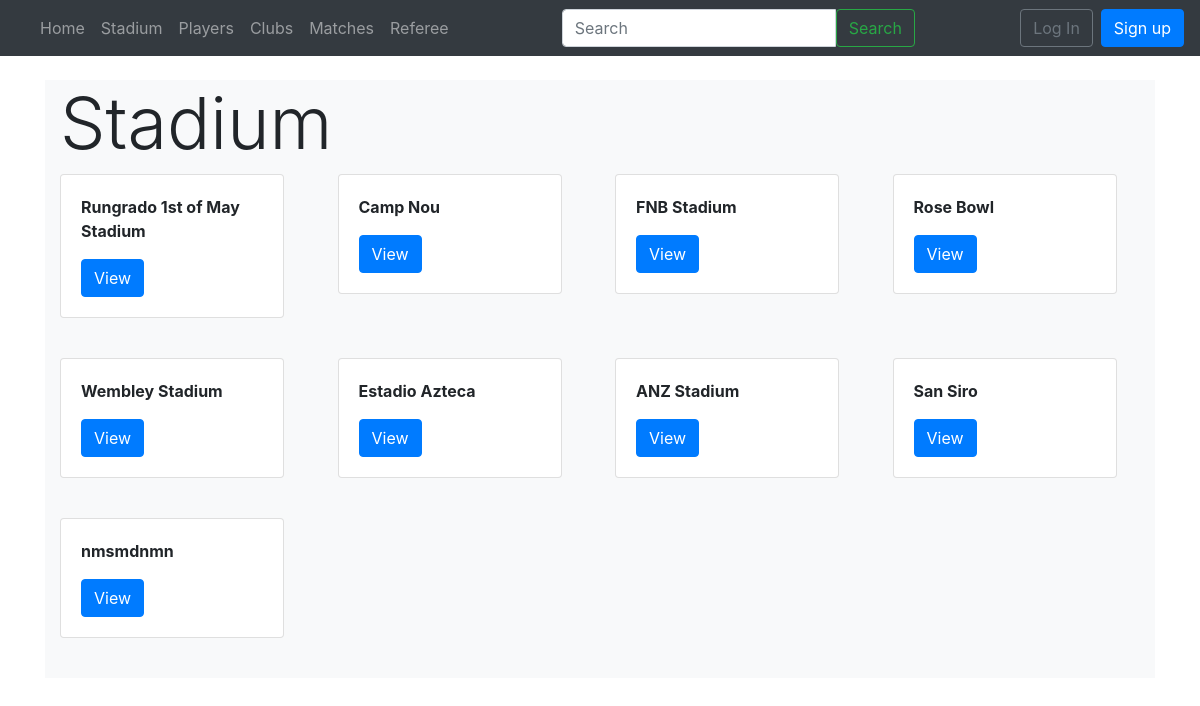
/players/stadium/, run on the app's committed database.
### players/models.py (models this page shows, shortened)
class stadium(models.Model):
    sname = models.CharField(max_length=120)
    simage = models.ImageField(upload_to=upload_image_path, null=True, blank=True)
    cap = models.PositiveIntegerField(null=True, blank=True)
    city=models.CharField(max_length=120)

### players/views.py (the view)
# urls.py: path('stadium/', stadiumListView.as_view(), name='stadium_list'),
class stadiumListView(ListView):
    model = stadium
    template_name = 'stadium_list.html'
    def get_context_data(self, **kwargs):
        context = super(stadiumListView, self).get_context_data(**kwargs)
        q = stadium.objects.all()
        context['object_list'] = q
        return context

### templates/stadium_list.html (shortened to what this page needs)
{% extends 'base.html' %}
{% load static %}
{% block content %}
<div class="container-fluid bg-light">
<h2 class="display-3"> Stadium </h2>
  <div class="row">
        {% for player in object_list %}
          <div class='col-md-6 col-sm-12 col-lg-3' style="padding-bottom:40px">
          <div class="card" style="width: 14rem; ">
              <div class="card-body">
  							<p class="font-weight-bold">{{player.sname}}</p>
                <a href="{% url 'stadium_detail' player.pk %}" class="btn btn-primary">View</a>
              </div>
          </div>
          </div>
        {% endfor %}
</div>
</div>
{% endblock content %}

### data on the page
stadium: sname "Rungrado 1st of May Stadium"
stadium: sname "Camp Nou"
stadium: sname "FNB Stadium"
stadium: sname "Rose Bowl"
stadium: sname "Wembley Stadium"
stadium: sname "Estadio Azteca"
stadium: sname "ANZ Stadium"
stadium: sname "San Siro"
stadium: sname "nmsmdnmn"
